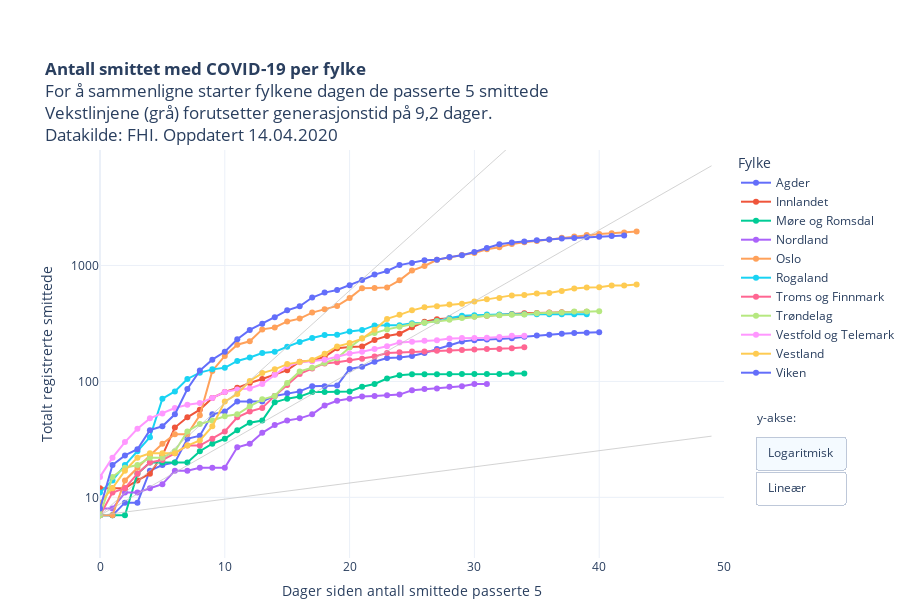

Source (notebook cell):
### Code cell
import plotly.graph_objects as go

kategori = [i for i in restart["Fylke"].unique()]
kategori.sort()

fig = px.scatter(restart, 
                 x="level_1", 
                 y="value", 
                 color="Fylke",
                 hover_name="Fylke",
                 hover_data=["RHF", "variable", "value"],
                 #animation_frame="variable",
                 #animation_group="RHF",
                 log_y=True,
                 height=600,
                 #category_orders={"Fylke": kategori}, 
                 #color_discrete_sequence=colorlist,
                 template = "plotly_white",
                 range_y=[3,9900],
                 range_x=[0,50],
                 title = "<b>Antall smittet med COVID-19 per fylke</b><br>For å sammenligne starter fylkene dagen de passerte 5 smittede<br>Vekstlinjene (grå) forutsetter generasjonstid på 9,2 dager.<br>Datakilde: FHI. Oppdatert "+datetime.today().strftime('%d.%m.%Y'),
                 labels = {"level_1": "Dager siden antall smittede passerte 5", "variable": "Dato", "value": "Totalt registrerte smittede"}    
                )


fig.update_traces(mode="markers+lines")


fig.add_trace(go.Scatter(x=np.arange(50), 
                        y=np.fv(((1.3-1)/9.2),np.arange(50),0,-7, when="begin"), 
                        mode='lines',
                        name="R<sub>t</sub>=1,3",
                        hoverinfo="name",
                        showlegend=False,
                        line=dict(
                            color="rgba(192,192,192,0.7)",
                            width=1
                               )))

fig.add_trace(go.Scatter(x=np.arange(50), 
                        y=np.fv(((2.4-1)/9.2),np.arange(50),0,-7, when="begin"), 
                        mode='lines',
                        name="R<sub>t</sub>=2,4",
                        hoverinfo="name",
                        showlegend=False,
                        line=dict(
                            color="rgba(192,192,192,0.7)",
                            width=1
                               )))

fig.add_trace(go.Scatter(x=np.arange(50), 
                        y=np.fv(((3.3-1)/9.2),np.arange(40),0,-7, when="begin"), 
                        mode='lines',
                        name="R<sub>t</sub>=3,3",
                        showlegend=False,
                        hoverinfo="name",
                        line=dict(
                            color="rgba(192,192,192,0.7)",
                            width=1
                               )))

    
fig.update_layout(
    updatemenus = list([
    dict(type="buttons", 
         #direction="left", 
         active=0,
         buttons=list([
            dict(label='Logaritmisk',
                 method='update',
                 args=[{'visible': [True]},
                       {'yaxis': {'type': 'log',
                                  "title": "Totalt registrerte smittede (log)",
                                  #"range":[0,9900],
                                  "nticks":4}}]),
            dict(label='Lineær',
                 method='update',
                 args=[{'visible': [True]},
                       {'yaxis': {'type': 'linear',
                                  "title": "Totalt registrerte smittede",
                                  "range":[0,2000]}}])
            ]),
            showactive=True,
            x=1.05,
            xanchor="left",
            y=0.3,
            yanchor="top"
        )
    ]))


fig.update_yaxes(nticks=4)

fig.update_layout(autosize=True,
    margin=dict(l=100, r=100, t=150, b=0),
    paper_bgcolor='rgba(0, 0, 0, 0)',
    annotations=[dict(text="y-akse:", showarrow=False, x=1.05, xanchor="left", yanchor="top", y=0.37, yref="paper", xref="paper", align="left")]),
    #plot_bgcolor='rgb(248, 248, 255),'
    

py.plot(fig, filename='COVID19_antall_per_fylke.html', auto_open=False)
fig.show()

### Figure 1 — Plotly figure (JSON) as saved in the notebook; plotly's stock layout.template omitted (floating-point values rounded to 4 significant figures; data arrays with more than 128 entries replaced by an {"elided": "..."} marker saying what was removed)
{"data": [{"customdata": [["Helse Sør-Øst", "05 Mar", 7], ["Helse Sør-Øst", "06 Mar", 7], ["Helse Sør-Øst", "07 Mar", 9], ["Helse Sør-Øst", "08 Mar", 9], ["Helse Sør-Øst", "09 Mar", 17], ["Helse Sør-Øst", "10 Mar", 19], ["Helse Sør-Øst", "11 Mar", 20], ["Helse Sør-Øst", "12 Mar", 32], ["Helse Sør-Øst", "13 Mar", 34], ["Helse Sør-Øst", "14 Mar", 52], ["Helse Sør-Øst", "15 Mar", 55], ["Helse Sør-Øst", "16 Mar", 67], ["Helse Sør-Øst", "17 Mar", 67], ["Helse Sør-Øst", "18 Mar", 67], ["Helse Sør-Øst", "19 Mar", 75], ["Helse Sør-Øst", "20 Mar", 79], ["Helse Sør-Øst", "21 Mar", 82], ["Helse Sør-Øst", "22 Mar", 91], ["Helse Sør-Øst", "23 Mar", 91], ["Helse Sør-Øst", "24 Mar", 92], ["Helse Sør-Øst", "25 Mar", 128], ["Helse Sør-Øst", "26 Mar", 134], ["Helse Sør-Øst", "27 Mar", 148], ["Helse Sør-Øst", "28 Mar", 159], ["Helse Sør-Øst", "29 Mar", 161], ["Helse Sør-Øst", "30 Mar", 166], ["Helse Sør-Øst", "31 Mar", 176], ["Helse Sør-Øst", "01 Apr", 190], ["Helse Sør-Øst", "02 Apr", 207], ["Helse Sør-Øst", "03 Apr", 221], ["Helse Sør-Øst", "04 Apr", 227], ["Helse Sør-Øst", "05 Apr", 230], ["Helse Sør-Øst", "06 Apr", 231], ["Helse Sør-Øst", "07 Apr", 236], ["Helse Sør-Øst", "08 Apr", 243], ["Helse Sør-Øst", "09 Apr", 249], ["Helse Sør-Øst", "10 Apr", 253], ["Helse Sør-Øst", "11 Apr", 258], ["Helse Sør-Øst", "12 Apr", 261], ["Helse Sør-Øst", "13 Apr", 263], ["Helse Sør-Øst", "14 Apr", 266]], "hoverlabel": {"namelength": 0}, "hovertemplate": "<b>%{hovertext}</b><br><br>Fylke=Agder<br>Dager siden antall smittede passerte 5=%{x}<br>Totalt registrerte smittede=%{customdata[2]}<br>RHF=%{customdata[0]}<br>Dato=%{customdata[1]}", "hovertext": ["Agder", "Agder", "Agder", "Agder", "Agder", "Agder", "Agder", "Agder", "Agder", "Agder", "Agder", "Agder", "Agder", "Agder", "Agder", "Agder", "Agder", "Agder", "Agder", "Agder", "Agder", "Agder", "Agder", "Agder", "Agder", "Agder", "Agder", "Agder", "Agder", "Agder", "Agder", "Agder", "Agder", "Agder", "Agder", "Agder", "Agder", "Agder", "Agder", "Agder", "Agder"], "legendgroup": "Agder", "marker": {"color": "#636efa", "symbol": "circle"}, "mode": "markers+lines", "name": "Agder", "showlegend": true, "type": "scatter", "x": [0, 1, 2, 3, 4, 5, 6, 7, 8, 9, 10, 11, 12, 13, 14, 15, 16, 17, 18, 19, 20, 21, 22, 23, 24, 25, 26, 27, 28, 29, 30, 31, 32, 33, 34, 35, 36, 37, 38, 39, 40], "xaxis": "x", "y": [7, 7, 9, 9, 17, 19, 20, 32, 34, 52, 55, 67, 67, 67, 75, 79, 82, 91, 91, 92, 128, 134, 148, 159, 161, 166, 176, 190, 207, 221, 227, 230, 231, 236, 243, 249, 253, 258, 261, 263, 266], "yaxis": "y"}, {"customdata": [["Helse Sør-Øst", "06 Mar", 12], ["Helse Sør-Øst", "07 Mar", 12], ["Helse Sør-Øst", "08 Mar", 12], ["Helse Sør-Øst", "09 Mar", 14], ["Helse Sør-Øst", "10 Mar", 16], ["Helse Sør-Øst", "11 Mar", 23], ["Helse Sør-Øst", "12 Mar", 40], ["Helse Sør-Øst", "13 Mar", 49], ["Helse Sør-Øst", "14 Mar", 57], ["Helse Sør-Øst", "15 Mar", 72], ["Helse Sør-Øst", "16 Mar", 81], ["Helse Sør-Øst", "17 Mar", 88], ["Helse Sør-Øst", "18 Mar", 97], ["Helse Sør-Øst", "19 Mar", 105], ["Helse Sør-Øst", "20 Mar", 115], ["Helse Sør-Øst", "21 Mar", 125], ["Helse Sør-Øst", "22 Mar", 148], ["Helse Sør-Øst", "23 Mar", 151], ["Helse Sør-Øst", "24 Mar", 163], ["Helse Sør-Øst", "25 Mar", 193], ["Helse Sør-Øst", "26 Mar", 198], ["Helse Sør-Øst", "27 Mar", 200], ["Helse Sør-Øst", "28 Mar", 228], ["Helse Sør-Øst", "29 Mar", 246], ["Helse Sør-Øst", "30 Mar", 258], ["Helse Sør-Øst", "31 Mar", 293], ["Helse Sør-Øst", "01 Apr", 327], ["Helse Sør-Øst", "02 Apr", 344], ["Helse Sør-Øst", "03 Apr", 350], ["Helse Sør-Øst", "04 Apr", 360], ["Helse Sør-Øst", "05 Apr", 362], ["Helse Sør-Øst", "06 Apr", 369], ["Helse Sør-Øst", "07 Apr", 373], ["Helse Sør-Øst", "08 Apr", 381], ["Helse Sør-Øst", "09 Apr", 387], ["Helse Sør-Øst", "10 Apr", 389], ["Helse Sør-Øst", "11 Apr", 392], ["Helse Sør-Øst", "12 Apr", 395], ["Helse Sør-Øst", "13 Apr", 396], ["Helse Sør-Øst", "14 Apr", 398]], "hoverlabel": {"namelength": 0}, "hovertemplate": "<b>%{hovertext}</b><br><br>Fylke=Innlandet<br>Dager siden antall smittede passerte 5=%{x}<br>Totalt registrerte smittede=%{customdata[2]}<br>RHF=%{customdata[0]}<br>Dato=%{customdata[1]}", "hovertext": ["Innlandet", "Innlandet", "Innlandet", "Innlandet", "Innlandet", "Innlandet", "Innlandet", "Innlandet", "Innlandet", "Innlandet", "Innlandet", "Innlandet", "Innlandet", "Innlandet", "Innlandet", "Innlandet", "Innlandet", "Innlandet", "Innlandet", "Innlandet", "Innlandet", "Innlandet", "Innlandet", "Innlandet", "Innlandet", "Innlandet", "Innlandet", "Innlandet", "Innlandet", "Innlandet", "Innlandet", "Innlandet", "Innlandet", "Innlandet", "Innlandet", "Innlandet", "Innlandet", "Innlandet", "Innlandet", "Innlandet"], "legendgroup": "Innlandet", "marker": {"color": "#EF553B", "symbol": "circle"}, "mode": "markers+lines", "name": "Innlandet", "showlegend": true, "type": "scatter", "x": [0, 1, 2, 3, 4, 5, 6, 7, 8, 9, 10, 11, 12, 13, 14, 15, 16, 17, 18, 19, 20, 21, 22, 23, 24, 25, 26, 27, 28, 29, 30, 31, 32, 33, 34, 35, 36, 37, 38, 39], "xaxis": "x", "y": [12, 12, 12, 14, 16, 23, 40, 49, 57, 72, 81, 88, 97, 105, 115, 125, 148, 151, 163, 193, 198, 200, 228, 246, 258, 293, 327, 344, 350, 360, 362, 369, 373, 381, 387, 389, 392, 395, 396, 398], "yaxis": "y"}, {"customdata": [["Helse Midt-Norge", "11 Mar", 7], ["Helse Midt-Norge", "12 Mar", 7], ["Helse Midt-Norge", "13 Mar", 7], ["Helse Midt-Norge", "14 Mar", 16], ["Helse Midt-Norge", "15 Mar", 20], ["Helse Midt-Norge", "16 Mar", 20], ["Helse Midt-Norge", "17 Mar", 20], ["Helse Midt-Norge", "18 Mar", 20], ["Helse Midt-Norge", "19 Mar", 25], ["Helse Midt-Norge", "20 Mar", 29], ["Helse Midt-Norge", "21 Mar", 32], ["Helse Midt-Norge", "22 Mar", 38], ["Helse Midt-Norge", "23 Mar", 44], ["Helse Midt-Norge", "24 Mar", 46], ["Helse Midt-Norge", "25 Mar", 66], ["Helse Midt-Norge", "26 Mar", 71], ["Helse Midt-Norge", "27 Mar", 74], ["Helse Midt-Norge", "28 Mar", 81], ["Helse Midt-Norge", "29 Mar", 81], ["Helse Midt-Norge", "30 Mar", 81], ["Helse Midt-Norge", "31 Mar", 82], ["Helse Midt-Norge", "01 Apr", 90], ["Helse Midt-Norge", "02 Apr", 95], ["Helse Midt-Norge", "03 Apr", 106], ["Helse Midt-Norge", "04 Apr", 113], ["Helse Midt-Norge", "05 Apr", 115], ["Helse Midt-Norge", "06 Apr", 115], ["Helse Midt-Norge", "07 Apr", 115], ["Helse Midt-Norge", "08 Apr", 116], ["Helse Midt-Norge", "09 Apr", 116], ["Helse Midt-Norge", "10 Apr", 116], ["Helse Midt-Norge", "11 Apr", 116], ["Helse Midt-Norge", "12 Apr", 116], ["Helse Midt-Norge", "13 Apr", 117], ["Helse Midt-Norge", "14 Apr", 117]], "hoverlabel": {"namelength": 0}, "hovertemplate": "<b>%{hovertext}</b><br><br>Fylke=Møre og Romsdal<br>Dager siden antall smittede passerte 5=%{x}<br>Totalt registrerte smittede=%{customdata[2]}<br>RHF=%{customdata[0]}<br>Dato=%{customdata[1]}", "hovertext": ["Møre og Romsdal", "Møre og Romsdal", "Møre og Romsdal", "Møre og Romsdal", "Møre og Romsdal", "Møre og Romsdal", "Møre og Romsdal", "Møre og Romsdal", "Møre og Romsdal", "Møre og Romsdal", "Møre og Romsdal", "Møre og Romsdal", "Møre og Romsdal", "Møre og Romsdal", "Møre og Romsdal", "Møre og Romsdal", "Møre og Romsdal", "Møre og Romsdal", "Møre og Romsdal", "Møre og Romsdal", "Møre og Romsdal", "Møre og Romsdal", "Møre og Romsdal", "Møre og Romsdal", "Møre og Romsdal", "Møre og Romsdal", "Møre og Romsdal", "Møre og Romsdal", "Møre og Romsdal", "Møre og Romsdal", "Møre og Romsdal", "Møre og Romsdal", "Møre og Romsdal", "Møre og Romsdal", "Møre og Romsdal"], "legendgroup": "Møre og Romsdal", "marker": {"color": "#00cc96", "symbol": "circle"}, "mode": "markers+lines", "name": "Møre og Romsdal", "showlegend": true, "type": "scatter", "x": [0, 1, 2, 3, 4, 5, 6, 7, 8, 9, 10, 11, 12, 13, 14, 15, 16, 17, 18, 19, 20, 21, 22, 23, 24, 25, 26, 27, 28, 29, 30, 31, 32, 33, 34], "xaxis": "x", "y": [7, 7, 7, 16, 20, 20, 20, 20, 25, 29, 32, 38, 44, 46, 66, 71, 74, 81, 81, 81, 82, 90, 95, 106, 113, 115, 115, 115, 116, 116, 116, 116, 116, 117, 117], "yaxis": "y"}, {"customdata": [["Helse Nord", "14 Mar", 8], ["Helse Nord", "15 Mar", 8], ["Helse Nord", "16 Mar", 11], ["Helse Nord", "17 Mar", 11], ["Helse Nord", "18 Mar", 12], ["Helse Nord", "19 Mar", 13], ["Helse Nord", "20 Mar", 17], ["Helse Nord", "21 Mar", 17], ["Helse Nord", "22 Mar", 18], ["Helse Nord", "23 Mar", 18], ["Helse Nord", "24 Mar", 18], ["Helse Nord", "25 Mar", 27], ["Helse Nord", "26 Mar", 29], ["Helse Nord", "27 Mar", 36], ["Helse Nord", "28 Mar", 42], ["Helse Nord", "29 Mar", 46], ["Helse Nord", "30 Mar", 48], ["Helse Nord", "31 Mar", 52], ["Helse Nord", "01 Apr", 62], ["Helse Nord", "02 Apr", 68], ["Helse Nord", "03 Apr", 71], ["Helse Nord", "04 Apr", 74], ["Helse Nord", "05 Apr", 75], ["Helse Nord", "06 Apr", 76], ["Helse Nord", "07 Apr", 77], ["Helse Nord", "08 Apr", 84], ["Helse Nord", "09 Apr", 86], ["Helse Nord", "10 Apr", 87], ["Helse Nord", "11 Apr", 90], ["Helse Nord", "12 Apr", 91], ["Helse Nord", "13 Apr", 95], ["Helse Nord", "14 Apr", 95]], "hoverlabel": {"namelength": 0}, "hovertemplate": "<b>%{hovertext}</b><br><br>Fylke=Nordland<br>Dager siden antall smittede passerte 5=%{x}<br>Totalt registrerte smittede=%{customdata[2]}<br>RHF=%{customdata[0]}<br>Dato=%{customdata[1]}", "hovertext": ["Nordland", "Nordland", "Nordland", "Nordland", "Nordland", "Nordland", "Nordland", "Nordland", "Nordland", "Nordland", "Nordland", "Nordland", "Nordland", "Nordland", "Nordland", "Nordland", "Nordland", "Nordland", "Nordland", "Nordland", "Nordland", "Nordland", "Nordland", "Nordland", "Nordland", "Nordland", "Nordland", "Nordland", "Nordland", "Nordland", "Nordland", "Nordland"], "legendgroup": "Nordland", "marker": {"color": "#ab63fa", "symbol": "circle"}, "mode": "markers+lines", "name": "Nordland", "showlegend": true, "type": "scatter", "x": [0, 1, 2, 3, 4, 5, 6, 7, 8, 9, 10, 11, 12, 13, 14, 15, 16, 17, 18, 19, 20, 21, 22, 23, 24, 25, 26, 27, 28, 29, 30, 31], "xaxis": "x", "y": [8, 8, 11, 11, 12, 13, 17, 17, 18, 18, 18, 27, 29, 36, 42, 46, 48, 52, 62, 68, 71, 74, 75, 76, 77, 84, 86, 87, 90, 91, 95, 95], "yaxis": "y"}, {"customdata": {"elided": "44x3 mixed values"}, "hoverlabel": {"namelength": 0}, "hovertemplate": "<b>%{hovertext}</b><br><br>Fylke=Oslo<br>Dager siden antall smittede passerte 5=%{x}<br>Totalt registrerte smittede=%{customdata[2]}<br>RHF=%{customdata[0]}<br>Dato=%{customdata[1]}", "hovertext": ["Oslo", "Oslo", "Oslo", "Oslo", "Oslo", "Oslo", "Oslo", "Oslo", "Oslo", "Oslo", "Oslo", "Oslo", "Oslo", "Oslo", "Oslo", "Oslo", "Oslo", "Oslo", "Oslo", "Oslo", "Oslo", "Oslo", "Oslo", "Oslo", "Oslo", "Oslo", "Oslo", "Oslo", "Oslo", "Oslo", "Oslo", "Oslo", "Oslo", "Oslo", "Oslo", "Oslo", "Oslo", "Oslo", "Oslo", "Oslo", "Oslo", "Oslo", "Oslo", "Oslo"], "legendgroup": "Oslo", "marker": {"color": "#FFA15A", "symbol": "circle"}, "mode": "markers+lines", "name": "Oslo", "showlegend": true, "type": "scatter", "x": [0, 1, 2, 3, 4, 5, 6, 7, 8, 9, 10, 11, 12, 13, 14, 15, 16, 17, 18, 19, 20, 21, 22, 23, 24, 25, 26, 27, 28, 29, 30, 31, 32, 33, 34, 35, 36, 37, 38, 39, 40, 41, 42, 43], "xaxis": "x", "y": [7, 7, 14, 18, 23, 29, 35, 35, 51, 123, 166, 207, 222, 281, 292, 329, 348, 392, 419, 448, 523, 636, 640, 647, 744, 903, 989, 1118, 1169, 1233, 1281, 1379, 1438, 1534, 1582, 1626, 1673, 1730, 1780, 1827, 1866, 1893, 1926, 1960], "yaxis": "y"}, {"customdata": [["Helse Vest", "06 Mar", 11], ["Helse Vest", "07 Mar", 14], ["Helse Vest", "08 Mar", 19], ["Helse Vest", "09 Mar", 25], ["Helse Vest", "10 Mar", 33], ["Helse Vest", "11 Mar", 71], ["Helse Vest", "12 Mar", 82], ["Helse Vest", "13 Mar", 105], ["Helse Vest", "14 Mar", 119], ["Helse Vest", "15 Mar", 127], ["Helse Vest", "16 Mar", 131], ["Helse Vest", "17 Mar", 150], ["Helse Vest", "18 Mar", 161], ["Helse Vest", "19 Mar", 176], ["Helse Vest", "20 Mar", 180], ["Helse Vest", "21 Mar", 199], ["Helse Vest", "22 Mar", 219], ["Helse Vest", "23 Mar", 237], ["Helse Vest", "24 Mar", 251], ["Helse Vest", "25 Mar", 253], ["Helse Vest", "26 Mar", 270], ["Helse Vest", "27 Mar", 277], ["Helse Vest", "28 Mar", 304], ["Helse Vest", "29 Mar", 305], ["Helse Vest", "30 Mar", 305], ["Helse Vest", "31 Mar", 317], ["Helse Vest", "01 Apr", 321], ["Helse Vest", "02 Apr", 332], ["Helse Vest", "03 Apr", 351], ["Helse Vest", "04 Apr", 368], ["Helse Vest", "05 Apr", 372], ["Helse Vest", "06 Apr", 377], ["Helse Vest", "07 Apr", 378], ["Helse Vest", "08 Apr", 379], ["Helse Vest", "09 Apr", 379], ["Helse Vest", "10 Apr", 379], ["Helse Vest", "11 Apr", 379], ["Helse Vest", "12 Apr", 380], ["Helse Vest", "13 Apr", 380], ["Helse Vest", "14 Apr", 380]], "hoverlabel": {"namelength": 0}, "hovertemplate": "<b>%{hovertext}</b><br><br>Fylke=Rogaland<br>Dager siden antall smittede passerte 5=%{x}<br>Totalt registrerte smittede=%{customdata[2]}<br>RHF=%{customdata[0]}<br>Dato=%{customdata[1]}", "hovertext": ["Rogaland", "Rogaland", "Rogaland", "Rogaland", "Rogaland", "Rogaland", "Rogaland", "Rogaland", "Rogaland", "Rogaland", "Rogaland", "Rogaland", "Rogaland", "Rogaland", "Rogaland", "Rogaland", "Rogaland", "Rogaland", "Rogaland", "Rogaland", "Rogaland", "Rogaland", "Rogaland", "Rogaland", "Rogaland", "Rogaland", "Rogaland", "Rogaland", "Rogaland", "Rogaland", "Rogaland", "Rogaland", "Rogaland", "Rogaland", "Rogaland", "Rogaland", "Rogaland", "Rogaland", "Rogaland", "Rogaland"], "legendgroup": "Rogaland", "marker": {"color": "#19d3f3", "symbol": "circle"}, "mode": "markers+lines", "name": "Rogaland", "showlegend": true, "type": "scatter", "x": [0, 1, 2, 3, 4, 5, 6, 7, 8, 9, 10, 11, 12, 13, 14, 15, 16, 17, 18, 19, 20, 21, 22, 23, 24, 25, 26, 27, 28, 29, 30, 31, 32, 33, 34, 35, 36, 37, 38, 39], "xaxis": "x", "y": [11, 14, 19, 25, 33, 71, 82, 105, 119, 127, 131, 150, 161, 176, 180, 199, 219, 237, 251, 253, 270, 277, 304, 305, 305, 317, 321, 332, 351, 368, 372, 377, 378, 379, 379, 379, 379, 380, 380, 380], "yaxis": "y"}, {"customdata": [["Helse Nord", "11 Mar", 7], ["Helse Nord", "12 Mar", 11], ["Helse Nord", "13 Mar", 12], ["Helse Nord", "14 Mar", 16], ["Helse Nord", "15 Mar", 20], ["Helse Nord", "16 Mar", 21], ["Helse Nord", "17 Mar", 24], ["Helse Nord", "18 Mar", 28], ["Helse Nord", "19 Mar", 28], ["Helse Nord", "20 Mar", 32], ["Helse Nord", "21 Mar", 37], ["Helse Nord", "22 Mar", 49], ["Helse Nord", "23 Mar", 55], ["Helse Nord", "24 Mar", 59], ["Helse Nord", "25 Mar", 75], ["Helse Nord", "26 Mar", 93], ["Helse Nord", "27 Mar", 116], ["Helse Nord", "28 Mar", 129], ["Helse Nord", "29 Mar", 143], ["Helse Nord", "30 Mar", 146], ["Helse Nord", "31 Mar", 152], ["Helse Nord", "01 Apr", 157], ["Helse Nord", "02 Apr", 164], ["Helse Nord", "03 Apr", 176], ["Helse Nord", "04 Apr", 178], ["Helse Nord", "05 Apr", 181], ["Helse Nord", "06 Apr", 181], ["Helse Nord", "07 Apr", 184], ["Helse Nord", "08 Apr", 185], ["Helse Nord", "09 Apr", 187], ["Helse Nord", "10 Apr", 188], ["Helse Nord", "11 Apr", 190], ["Helse Nord", "12 Apr", 190], ["Helse Nord", "13 Apr", 193], ["Helse Nord", "14 Apr", 197]], "hoverlabel": {"namelength": 0}, "hovertemplate": "<b>%{hovertext}</b><br><br>Fylke=Troms og Finnmark<br>Dager siden antall smittede passerte 5=%{x}<br>Totalt registrerte smittede=%{customdata[2]}<br>RHF=%{customdata[0]}<br>Dato=%{customdata[1]}", "hovertext": ["Troms og Finnmark", "Troms og Finnmark", "Troms og Finnmark", "Troms og Finnmark", "Troms og Finnmark", "Troms og Finnmark", "Troms og Finnmark", "Troms og Finnmark", "Troms og Finnmark", "Troms og Finnmark", "Troms og Finnmark", "Troms og Finnmark", "Troms og Finnmark", "Troms og Finnmark", "Troms og Finnmark", "Troms og Finnmark", "Troms og Finnmark", "Troms og Finnmark", "Troms og Finnmark", "Troms og Finnmark", "Troms og Finnmark", "Troms og Finnmark", "Troms og Finnmark", "Troms og Finnmark", "Troms og Finnmark", "Troms og Finnmark", "Troms og Finnmark", "Troms og Finnmark", "Troms og Finnmark", "Troms og Finnmark", "Troms og Finnmark", "Troms og Finnmark", "Troms og Finnmark", "Troms og Finnmark", "Troms og Finnmark"], "legendgroup": "Troms og Finnmark", "marker": {"color": "#FF6692", "symbol": "circle"}, "mode": "markers+lines", "name": "Troms og Finnmark", "showlegend": true, "type": "scatter", "x": [0, 1, 2, 3, 4, 5, 6, 7, 8, 9, 10, 11, 12, 13, 14, 15, 16, 17, 18, 19, 20, 21, 22, 23, 24, 25, 26, 27, 28, 29, 30, 31, 32, 33, 34], "xaxis": "x", "y": [7, 11, 12, 16, 20, 21, 24, 28, 28, 32, 37, 49, 55, 59, 75, 93, 116, 129, 143, 146, 152, 157, 164, 176, 178, 181, 181, 184, 185, 187, 188, 190, 190, 193, 197], "yaxis": "y"}, {"customdata": [["Helse Midt-Norge", "05 Mar", 7], ["Helse Midt-Norge", "06 Mar", 15], ["Helse Midt-Norge", "07 Mar", 18], ["Helse Midt-Norge", "08 Mar", 19], ["Helse Midt-Norge", "09 Mar", 22], ["Helse Midt-Norge", "10 Mar", 22], ["Helse Midt-Norge", "11 Mar", 25], ["Helse Midt-Norge", "12 Mar", 37], ["Helse Midt-Norge", "13 Mar", 43], ["Helse Midt-Norge", "14 Mar", 46], ["Helse Midt-Norge", "15 Mar", 50], ["Helse Midt-Norge", "16 Mar", 52], ["Helse Midt-Norge", "17 Mar", 61], ["Helse Midt-Norge", "18 Mar", 70], ["Helse Midt-Norge", "19 Mar", 75], ["Helse Midt-Norge", "20 Mar", 97], ["Helse Midt-Norge", "21 Mar", 122], ["Helse Midt-Norge", "22 Mar", 131], ["Helse Midt-Norge", "23 Mar", 144], ["Helse Midt-Norge", "24 Mar", 158], ["Helse Midt-Norge", "25 Mar", 196], ["Helse Midt-Norge", "26 Mar", 236], ["Helse Midt-Norge", "27 Mar", 261], ["Helse Midt-Norge", "28 Mar", 281], ["Helse Midt-Norge", "29 Mar", 296], ["Helse Midt-Norge", "30 Mar", 311], ["Helse Midt-Norge", "31 Mar", 320], ["Helse Midt-Norge", "01 Apr", 330], ["Helse Midt-Norge", "02 Apr", 340], ["Helse Midt-Norge", "03 Apr", 352], ["Helse Midt-Norge", "04 Apr", 361], ["Helse Midt-Norge", "05 Apr", 369], ["Helse Midt-Norge", "06 Apr", 372], ["Helse Midt-Norge", "07 Apr", 375], ["Helse Midt-Norge", "08 Apr", 377], ["Helse Midt-Norge", "09 Apr", 388], ["Helse Midt-Norge", "10 Apr", 391], ["Helse Midt-Norge", "11 Apr", 393], ["Helse Midt-Norge", "12 Apr", 400], ["Helse Midt-Norge", "13 Apr", 400], ["Helse Midt-Norge", "14 Apr", 403]], "hoverlabel": {"namelength": 0}, "hovertemplate": "<b>%{hovertext}</b><br><br>Fylke=Trøndelag<br>Dager siden antall smittede passerte 5=%{x}<br>Totalt registrerte smittede=%{customdata[2]}<br>RHF=%{customdata[0]}<br>Dato=%{customdata[1]}", "hovertext": ["Trøndelag", "Trøndelag", "Trøndelag", "Trøndelag", "Trøndelag", "Trøndelag", "Trøndelag", "Trøndelag", "Trøndelag", "Trøndelag", "Trøndelag", "Trøndelag", "Trøndelag", "Trøndelag", "Trøndelag", "Trøndelag", "Trøndelag", "Trøndelag", "Trøndelag", "Trøndelag", "Trøndelag", "Trøndelag", "Trøndelag", "Trøndelag", "Trøndelag", "Trøndelag", "Trøndelag", "Trøndelag", "Trøndelag", "Trøndelag", "Trøndelag", "Trøndelag", "Trøndelag", "Trøndelag", "Trøndelag", "Trøndelag", "Trøndelag", "Trøndelag", "Trøndelag", "Trøndelag", "Trøndelag"], "legendgroup": "Trøndelag", "marker": {"color": "#B6E880", "symbol": "circle"}, "mode": "markers+lines", "name": "Trøndelag", "showlegend": true, "type": "scatter", "x": [0, 1, 2, 3, 4, 5, 6, 7, 8, 9, 10, 11, 12, 13, 14, 15, 16, 17, 18, 19, 20, 21, 22, 23, 24, 25, 26, 27, 28, 29, 30, 31, 32, 33, 34, 35, 36, 37, 38, 39, 40], "xaxis": "x", "y": [7, 15, 18, 19, 22, 22, 25, 37, 43, 46, 50, 52, 61, 70, 75, 97, 122, 131, 144, 158, 196, 236, 261, 281, 296, 311, 320, 330, 340, 352, 361, 369, 372, 375, 377, 388, 391, 393, 400, 400, 403], "yaxis": "y"}, {"customdata": [["Helse Sør-Øst", "11 Mar", 15], ["Helse Sør-Øst", "12 Mar", 22], ["Helse Sør-Øst", "13 Mar", 30], ["Helse Sør-Øst", "14 Mar", 39], ["Helse Sør-Øst", "15 Mar", 48], ["Helse Sør-Øst", "16 Mar", 53], ["Helse Sør-Øst", "17 Mar", 59], ["Helse Sør-Øst", "18 Mar", 63], ["Helse Sør-Øst", "19 Mar", 65], ["Helse Sør-Øst", "20 Mar", 72], ["Helse Sør-Øst", "21 Mar", 81], ["Helse Sør-Øst", "22 Mar", 85], ["Helse Sør-Øst", "23 Mar", 87], ["Helse Sør-Øst", "24 Mar", 95], ["Helse Sør-Øst", "25 Mar", 114], ["Helse Sør-Øst", "26 Mar", 136], ["Helse Sør-Øst", "27 Mar", 146], ["Helse Sør-Øst", "28 Mar", 149], ["Helse Sør-Øst", "29 Mar", 154], ["Helse Sør-Øst", "30 Mar", 163], ["Helse Sør-Øst", "31 Mar", 174], ["Helse Sør-Øst", "01 Apr", 180], ["Helse Sør-Øst", "02 Apr", 190], ["Helse Sør-Øst", "03 Apr", 201], ["Helse Sør-Øst", "04 Apr", 217], ["Helse Sør-Øst", "05 Apr", 220], ["Helse Sør-Øst", "06 Apr", 224], ["Helse Sør-Øst", "07 Apr", 226], ["Helse Sør-Øst", "08 Apr", 234], ["Helse Sør-Øst", "09 Apr", 237], ["Helse Sør-Øst", "10 Apr", 237], ["Helse Sør-Øst", "11 Apr", 238], ["Helse Sør-Øst", "12 Apr", 241], ["Helse Sør-Øst", "13 Apr", 247], ["Helse Sør-Øst", "14 Apr", 247]], "hoverlabel": {"namelength": 0}, "hovertemplate": "<b>%{hovertext}</b><br><br>Fylke=Vestfold og Telemark<br>Dager siden antall smittede passerte 5=%{x}<br>Totalt registrerte smittede=%{customdata[2]}<br>RHF=%{customdata[0]}<br>Dato=%{customdata[1]}", "hovertext": ["Vestfold og Telemark", "Vestfold og Telemark", "Vestfold og Telemark", "Vestfold og Telemark", "Vestfold og Telemark", "Vestfold og Telemark", "Vestfold og Telemark", "Vestfold og Telemark", "Vestfold og Telemark", "Vestfold og Telemark", "Vestfold og Telemark", "Vestfold og Telemark", "Vestfold og Telemark", "Vestfold og Telemark", "Vestfold og Telemark", "Vestfold og Telemark", "Vestfold og Telemark", "Vestfold og Telemark", "Vestfold og Telemark", "Vestfold og Telemark", "Vestfold og Telemark", "Vestfold og Telemark", "Vestfold og Telemark", "Vestfold og Telemark", "Vestfold og Telemark", "Vestfold og Telemark", "Vestfold og Telemark", "Vestfold og Telemark", "Vestfold og Telemark", "Vestfold og Telemark", "Vestfold og Telemark", "Vestfold og Telemark", "Vestfold og Telemark", "Vestfold og Telemark", "Vestfold og Telemark"], "legendgroup": "Vestfold og Telemark", "marker": {"color": "#FF97FF", "symbol": "circle"}, "mode": "markers+lines", "name": "Vestfold og Telemark", "showlegend": true, "type": "scatter", "x": [0, 1, 2, 3, 4, 5, 6, 7, 8, 9, 10, 11, 12, 13, 14, 15, 16, 17, 18, 19, 20, 21, 22, 23, 24, 25, 26, 27, 28, 29, 30, 31, 32, 33, 34], "xaxis": "x", "y": [15, 22, 30, 39, 48, 53, 59, 63, 65, 72, 81, 85, 87, 95, 114, 136, 146, 149, 154, 163, 174, 180, 190, 201, 217, 220, 224, 226, 234, 237, 237, 238, 241, 247, 247], "yaxis": "y"}, {"customdata": {"elided": "44x3 mixed values"}, "hoverlabel": {"namelength": 0}, "hovertemplate": "<b>%{hovertext}</b><br><br>Fylke=Vestland<br>Dager siden antall smittede passerte 5=%{x}<br>Totalt registrerte smittede=%{customdata[2]}<br>RHF=%{customdata[0]}<br>Dato=%{customdata[1]}", "hovertext": ["Vestland", "Vestland", "Vestland", "Vestland", "Vestland", "Vestland", "Vestland", "Vestland", "Vestland", "Vestland", "Vestland", "Vestland", "Vestland", "Vestland", "Vestland", "Vestland", "Vestland", "Vestland", "Vestland", "Vestland", "Vestland", "Vestland", "Vestland", "Vestland", "Vestland", "Vestland", "Vestland", "Vestland", "Vestland", "Vestland", "Vestland", "Vestland", "Vestland", "Vestland", "Vestland", "Vestland", "Vestland", "Vestland", "Vestland", "Vestland", "Vestland", "Vestland", "Vestland", "Vestland"], "legendgroup": "Vestland", "marker": {"color": "#FECB52", "symbol": "circle"}, "mode": "markers+lines", "name": "Vestland", "showlegend": true, "type": "scatter", "x": [0, 1, 2, 3, 4, 5, 6, 7, 8, 9, 10, 11, 12, 13, 14, 15, 16, 17, 18, 19, 20, 21, 22, 23, 24, 25, 26, 27, 28, 29, 30, 31, 32, 33, 34, 35, 36, 37, 38, 39, 40, 41, 42, 43], "xaxis": "x", "y": [9, 12, 17, 22, 24, 24, 24, 28, 31, 41, 67, 78, 101, 118, 127, 141, 147, 153, 173, 200, 214, 234, 279, 346, 375, 410, 436, 445, 460, 467, 490, 510, 525, 552, 556, 573, 578, 603, 633, 646, 648, 670, 670, 684], "yaxis": "y"}, {"customdata": {"elided": "43x3 mixed values"}, "hoverlabel": {"namelength": 0}, "hovertemplate": "<b>%{hovertext}</b><br><br>Fylke=Viken<br>Dager siden antall smittede passerte 5=%{x}<br>Totalt registrerte smittede=%{customdata[2]}<br>RHF=%{customdata[0]}<br>Dato=%{customdata[1]}", "hovertext": ["Viken", "Viken", "Viken", "Viken", "Viken", "Viken", "Viken", "Viken", "Viken", "Viken", "Viken", "Viken", "Viken", "Viken", "Viken", "Viken", "Viken", "Viken", "Viken", "Viken", "Viken", "Viken", "Viken", "Viken", "Viken", "Viken", "Viken", "Viken", "Viken", "Viken", "Viken", "Viken", "Viken", "Viken", "Viken", "Viken", "Viken", "Viken", "Viken", "Viken", "Viken", "Viken", "Viken"], "legendgroup": "Viken", "marker": {"color": "#636efa", "symbol": "circle"}, "mode": "markers+lines", "name": "Viken", "showlegend": true, "type": "scatter", "x": [0, 1, 2, 3, 4, 5, 6, 7, 8, 9, 10, 11, 12, 13, 14, 15, 16, 17, 18, 19, 20, 21, 22, 23, 24, 25, 26, 27, 28, 29, 30, 31, 32, 33, 34, 35, 36, 37, 38, 39, 40, 41, 42], "xaxis": "x", "y": [8, 19, 23, 26, 38, 41, 52, 86, 124, 154, 180, 231, 278, 314, 358, 410, 445, 529, 583, 615, 674, 748, 834, 896, 1007, 1048, 1107, 1118, 1180, 1225, 1306, 1416, 1524, 1576, 1608, 1647, 1677, 1712, 1723, 1747, 1771, 1793, 1810], "yaxis": "y"}, {"hoverinfo": "name", "line": {"color": "rgba(192,192,192,0.7)", "width": 1}, "mode": "lines", "name": "R<sub>t</sub>=1,3", "showlegend": false, "type": "scatter", "x": [0, 1, 2, 3, 4, 5, 6, 7, 8, 9, 10, 11, 12, 13, 14, 15, 16, 17, 18, 19, 20, 21, 22, 23, 24, 25, 26, 27, 28, 29, 30, 31, 32, 33, 34, 35, 36, 37, 38, 39, 40, 41, 42, 43, 44, 45, 46, 47, 48, 49], "y": [7, 7.228, 7.464, 7.707, 7.959, 8.218, 8.486, 8.763, 9.049, 9.344, 9.648, 9.963, 10.29, 10.62, 10.97, 11.33, 11.7, 12.08, 12.47, 12.88, 13.3, 13.73, 14.18, 14.64, 15.12, 15.61, 16.12, 16.65, 17.19, 17.75, 18.33, 18.93, 19.55, 20.18, 20.84, 21.52, 22.22, 22.95, 23.7, 24.47, 25.27, 26.09, 26.94, 27.82, 28.73, 29.66, 30.63, 31.63, 32.66, 33.72]}, {"hoverinfo": "name", "line": {"color": "rgba(192,192,192,0.7)", "width": 1}, "mode": "lines", "name": "R<sub>t</sub>=2,4", "showlegend": false, "type": "scatter", "x": [0, 1, 2, 3, 4, 5, 6, 7, 8, 9, 10, 11, 12, 13, 14, 15, 16, 17, 18, 19, 20, 21, 22, 23, 24, 25, 26, 27, 28, 29, 30, 31, 32, 33, 34, 35, 36, 37, 38, 39, 40, 41, 42, 43, 44, 45, 46, 47, 48, 49], "y": [7, 8.065, 9.293, 10.71, 12.34, 14.21, 16.38, 18.87, 21.74, 25.05, 28.86, 33.25, 38.31, 44.14, 50.86, 58.6, 67.51, 77.79, 89.62, 103.3, 119.0, 137.1, 157.9, 182.0, 209.7, 241.6, 278.3, 320.7, 369.5, 425.7, 490.5, 565.1, 651.1, 750.2, 864.4, 995.9, 1147.0, 1322.0, 1523.0, 1755.0, 2022.0, 2330.0, 2684.0, 3093.0, 3564.0, 4106.0, 4731.0, 5451.0, 6280.0, 7236.0]}, {"hoverinfo": "name", "line": {"color": "rgba(192,192,192,0.7)", "width": 1}, "mode": "lines", "name": "R<sub>t</sub>=3,3", "showlegend": false, "type": "scatter", "x": [0, 1, 2, 3, 4, 5, 6, 7, 8, 9, 10, 11, 12, 13, 14, 15, 16, 17, 18, 19, 20, 21, 22, 23, 24, 25, 26, 27, 28, 29, 30, 31, 32, 33, 34, 35, 36, 37, 38, 39, 40, 41, 42, 43, 44, 45, 46, 47, 48, 49], "y": [7, 8.75, 10.94, 13.67, 17.09, 21.36, 26.7, 33.38, 41.72, 52.15, 65.19, 81.49, 101.9, 127.3, 159.2, 199.0, 248.7, 310.9, 388.6, 485.7, 607.2, 758.9, 948.7, 1186.0, 1482.0, 1853.0, 2316.0, 2895.0, 3619.0, 4524.0, 5655.0, 7068.0, 8835.0, 11040.0, 13810.0, 17260.0, 21570.0, 26960.0, 33700.0, 42130.0]}], "layout": {"annotations": [{"align": "left", "showarrow": false, "text": "y-akse:", "x": 1.05, "xanchor": "left", "xref": "paper", "y": 0.37, "yanchor": "top", "yref": "paper"}], "autosize": true, "height": 600, "legend": {"title": {"text": "Fylke"}, "tracegroupgap": 0}, "margin": {"b": 0, "l": 100, "r": 100, "t": 150}, "paper_bgcolor": "rgba(0, 0, 0, 0)", "title": {"text": "<b>Antall smittet med COVID-19 per fylke</b><br>For å sammenligne starter fylkene dagen de passerte 5 smittede<br>Vekstlinjene (grå) forutsetter generasjonstid på 9,2 dager.<br>Datakilde: FHI. Oppdatert 14.04.2020"}, "updatemenus": [{"active": 0, "buttons": [{"args": [{"visible": [true]}, {"yaxis": {"nticks": 4, "title": "Totalt registrerte smittede (log)", "type": "log"}}], "label": "Logaritmisk", "method": "update"}, {"args": [{"visible": [true]}, {"yaxis": {"range": [0, 2000], "title": "Totalt registrerte smittede", "type": "linear"}}], "label": "Lineær", "method": "update"}], "showactive": true, "type": "buttons", "x": 1.05, "xanchor": "left", "y": 0.3, "yanchor": "top"}], "xaxis": {"anchor": "y", "domain": [0, 1], "range": [0, 50], "title": {"text": "Dager siden antall smittede passerte 5"}}, "yaxis": {"anchor": "x", "domain": [0, 1], "nticks": 4, "range": [0.4771, 3.996], "title": {"text": "Totalt registrerte smittede"}, "type": "log"}}}
